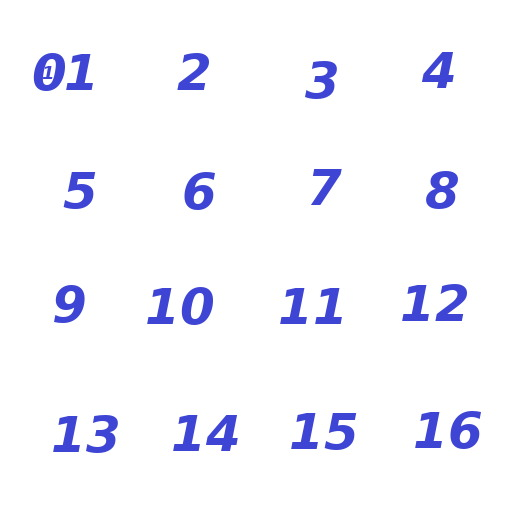
//> input picture puzzle15.jpg, 512 x 512 px
$ ./puzzle15 puzzle15.jpg 15 0 0 0 puzzle15.jpg 15 0 0   (built with g++ and OpenCV 4)
//> lines starting //> are read from the running program, lines starting //| are printed output that depends on the picture
/*
author: plapacz6@gmail.com
data: 2020-07-16
ver: 0.1.0
*/
#include <opencv2/core.hpp>
#include <opencv2/imgcodecs.hpp>
#include <opencv2/highgui.hpp>
#include <opencv2/imgproc.hpp>

#include <iostream>
#include <iomanip>
#include <ctime>
#include <cstdlib>

using namespace std;
using namespace cv;
//#define DEBUG_T15
#define T15_USE_HISTORY_REJESTR
#define T15_TILE_HIGHLIGHT

#ifdef DEBUG_T15
#define PDEBUG(X) cout << (X) << endl;
#else
#define PDEBUG(X) ;
#endif

//namespace my_app {
  const int tile_width_n = 4;
  const int tile_height_n = 4;
  //const int tile_size = tile_width_n * tile_height_n;

  struct tile_t{
    Mat t;
    Rect r;
    bool empty;
    int nr;     //original number (for checking if solved)
  } tiles15[tile_height_n][tile_width_n];

  Mat image;  //original image
  Mat img;    //tiles - clone of image
  Mat background; //background - clone of image
  Mat current_state; //wisible state of puzzle
  Mat tmp;
  Point move_start, move_end, move_over;
  int tile_width;
  int tile_height;
  int empty_row;
  int empty_col;

  #ifdef T15_USE_HISTORY_REJESTR
  struct move_rejestr_entry_t {
    int rs;
    int cs;
    int re;
    int ce;
    move_rejestr_entry_t(){
    }
    move_rejestr_entry_t(int rs_, int cs_, int re_, int ce_):
      rs(rs_), cs(cs_), re(re_), ce(ce_) {
      }
    move_rejestr_entry_t(move_rejestr_entry_t&& o){
      rs = o.rs;
      cs = o.cs;
      re = o.re;
      ce = o.ce;
    }
    // [6 lines left out: function move_rejestr_entry_t, not called in this run]
    ~move_rejestr_entry_t(){
    }
  };
  vector<move_rejestr_entry_t> move_backward_rejestr;
  vector<move_rejestr_entry_t> move_user_history;
  #endif // T15_USE_HISTORY_REJESTR

  int moves_counter;
  const int border_color_start = 1;
  const int border_color_end = 2;
  const int  border_color_hide = 3;

  int hardness;     //hardness degree
  int background_off = 0;
  int language = 0;  //0 - eng, 1 - pl
  string info_1[] = {
    "[space] -> again, [esc] -> end  | move: ",
    "[spacja] -> od nowa [esc] -> koniec |Ruch:"
  };
  string info_2[] = {
  #ifdef T15_USE_HISTORY_REJESTR
    "PUZZLE SOLVED  ([space] - again, [h] - show history, [esc] - end)",
    "UKLADANKA UŁOZONA ([spacja] -> jesze raz, [h] - historia, [esc] -> zakoncz)"
  #else
    "PUZZLE SOLVED  ([space] - again, [esc] - end)",
    "UKLADANKA UŁOZONA ([spacja] -> jesze raz, [esc] -> zakoncz)"
  #endif // T15_USE_HISTORY_REJESTR
  };
  string info_3[] = {
    "can't make a move over several fields",
    "nie mozna wykonac ruchu przez kilka pól"
  };
  string info_4[] = {
    "can't make a move!",
    "nie moge wykonac ruchu"
  };
  string info_5[] = {
    "... point into window and press any key to end puzzle15",
    "... kliknij w okno ukladanki i nacisnij [esc] zeby zakonczyc"
  };
  string info_6[] = {
    "can't open puzzle image",
    "nie moge otworzyc obrazka"
  };

  #ifdef T15_USE_HISTORY_REJESTR
  string info_8[] = {
    "history of user moves: ",
    "historia ruchów użytkownika: "
  };
  string info_9[] = {
    "reverse history of move during preparing mess:",
    "odwotna historia ruchów podczas mieszania fragmentów układanki:"
  };
  //bool history_printed = false;
  #endif //T15_USE_HISTORY_REJESTR

  string gameWindowName = "puzzle15";
  bool is_puzzle_solved;

  #ifdef DEBUG_T15
  string debugWindow = "debugWindow";
  #endif // DEBUG_T15
//}

void moveTile(int event, int x, int y, int flags, void* userdata);

void pasteMat2Mat(const Mat &src, const Rect &roi, Mat& dst){

  #ifdef DEBUG_T15
  // [7 lines of commented-out code are left out]
  #endif //DEBUG_T15

  for(int rowS = 0, rowD = roi.y; rowD < roi.y + roi.height; ++rowS, ++rowD){
    for(int colS = 0, colD = roi.x; colD < roi.x + roi.width; ++colS, ++colD){
      //cout << "row, col: " << rowD << "," << colD << endl;
      dst.at<Vec3b>(rowD,colD) = src.at<Vec3b>(rowS,colS);
    }
  }
}


void create_current_state(){
  //PDEBUG("create_current_state()");
  pasteMat2Mat(
    background,
    Rect(0,0,image.rows, image.cols),
    current_state);
  for(int row = 0; row < tile_height_n; row++){
    for(int col = 0; col < tile_width_n; col++){
      //cout << tiles15[row][col].r << endl;
      //cout << tiles15[row][col].t << endl;
      if(!tiles15[row][col].empty){
        pasteMat2Mat(
          tiles15[row][col].t,
          tiles15[row][col].r,
          current_state);
      }
      else{
        //
      }
    }
  }
}


#ifdef T15_TILE_HIGHLIGHT
Scalar color_start = Scalar(255,0,0);
Scalar color_end = Scalar(0,0,255); //end, warning
Scalar color_neutral = Scalar(200,100,100);
int line_width = 4;
bool tile_highlight_on = true;


// [40 lines left out: functions draw_highlight, tile_border, not called in this run]
#endif // T15_TILE_HIGHLIGHT


// [11 lines left out: function check_if_puzzle_solved, not called in this run]


#ifdef T15_USE_HISTORY_REJESTR
// [17 lines left out: function print_moves_history, not called in this run]
#endif// T15_USE_HISTORY_REJESTR


/**
 * @brief swap content of 2 tiles
 *
 * @param r1 row of moved tile (not empty)
 * @param c1
 * @param r2 row of destination tile (must be empty)
 * @param c2
 */
void swap_tile(int r1, int c1, int r2, int c2){
  CV_Assert(tiles15[r2][c2].empty == true);
  CV_Assert(tiles15[r1][c1].empty == false);
  #ifdef DEBUG_T15
  cout << "swaping tiles[" << r1 << "," << c1 << "] <-> tiles[" << r2 << "," << c2 << "]" << endl;
  #endif // DEBUG_T15
  tiles15[r1][c1].empty = true;
  tiles15[r2][c2].empty = false;
  empty_row = r1;
  empty_col = c1;

  tmp = tiles15[r1][c1].t;
  tiles15[r1][c1].t = tiles15[r2][c2].t;
  tiles15[r2][c2].t = tmp;
  int tmp_nr;
  tmp_nr = tiles15[r1][c1].nr;
  tiles15[r1][c1].nr = tiles15[r2][c2].nr;
  tiles15[r2][c2].nr = tmp_nr;
}


bool start_lock = false;
bool end_lock = false;
// [104 lines left out: function moveTile, not called in this run]


/**
 * @brief prepare mess on board
 *
 */
void make_mess_on_board(){
  //15 moves making mess on board
  #ifdef T15_USE_HISTORY_REJESTR
  move_backward_rejestr.clear();
  #endif // T15_USE_HISTORY_REJESTR
  int prev_direction = 5;
  for(int i = 0; i < hardness; i++){
    int direction = rand() % 4;
    switch(direction) {
      case 0:{  //from up  to empty tile
        if(empty_row > 0 && empty_row <= 3 && prev_direction != 1){
          #ifdef T15_USE_HISTORY_REJESTR
          /*history recording must be before swap_tile,
          because swap_tile change global variables empty_row, empty_col*/
          move_backward_rejestr.emplace_back(move_rejestr_entry_t(
            empty_row - 1, empty_col, empty_row, empty_col));
          #endif // T15_USE_HISTORY_REJESTR
          swap_tile(empty_row - 1, empty_col, empty_row, empty_col);
          prev_direction = direction;
        }
        else{
          i--;
        }
        break;
      }
      case 1:{  //from down
        if(empty_row < 3 && empty_row >= 0 && prev_direction != 0){
          #ifdef T15_USE_HISTORY_REJESTR
          move_backward_rejestr.emplace_back(move_rejestr_entry_t(
            empty_row + 1, empty_col, empty_row, empty_col));
          #endif // T15_USE_HISTORY_REJESTR
          swap_tile(empty_row + 1, empty_col, empty_row, empty_col);
          prev_direction = direction;
        }
        else {
          i--;
        }
        break;
      }
      case 2:{  //from left
        if(empty_col > 0 && empty_col <= 3 && prev_direction != 3){
          #ifdef T15_USE_HISTORY_REJESTR
          move_backward_rejestr.emplace_back(move_rejestr_entry_t(
            empty_row, empty_col - 1, empty_row, empty_col));
          #endif // T15_USE_HISTORY_REJESTR
          swap_tile(empty_row, empty_col - 1, empty_row, empty_col);
          prev_direction = direction;
        }
        else {
          i--;
        }
        break;
      }
      case 3:{  //from right
        if(empty_col < 3 && empty_col >= 0 && prev_direction != 2){
          #ifdef T15_USE_HISTORY_REJESTR
          move_backward_rejestr.emplace_back(move_rejestr_entry_t(
            empty_row, empty_col + 1, empty_row, empty_col));
          #endif// T15_USE_HISTORY_REJESTR
          swap_tile(empty_row, empty_col + 1, empty_row, empty_col);
          prev_direction = direction;
        }
        else {
          i--;
        }
        break;
      }
    }
    #ifdef DEBUG_T15
      //create_current_state();
      //imshow(debugWindow, current_state);
      //waitKey(0);
    #endif //DEBUG_T15
  }
  is_puzzle_solved = false;
  create_current_state();
}


void reset_tiles(){
  img = image.clone();
  for(int row = 0, tile_nr = 0; row < tile_height_n; ++row){
    for(int col = 0; col < tile_width_n; ++col, ++tile_nr){
      tiles15[row][col].r = Rect(col * tile_width, row * tile_height, tile_width, tile_height);

      tiles15[row][col].t = Mat(img,
        tiles15[row][col].r
      );

      #ifdef T15_TILE_HIGHLIGHT
      if(tile_highlight_on){
        draw_highlight(
          tiles15[row][col],
          color_neutral
        );
      }
      #endif // T15_TILE_HIGHLIGHT

      tiles15[row][col].empty = false;
      tiles15[row][col].nr = tile_nr;
    }
  }
  //waitKey(0);
  current_state = Mat::zeros(image.size(), image.type());
}


int main(int argc, char **argv){
  CommandLineParser cmd_parser(argc, argv,
  #ifdef T15_TILE_HIGHLIGHT
  "\
  {help h || this message}\
  {@img | puzzle15p.jpg | puzzle image}\
  {@hardness | 15 | difficulty level}\
  {@language | 0 | messages language (0 = eng, 1 = pl)}\
  {@background_off | 0 | background: turn off = 1, turn on = 0}\
  {@highlight_tile | 0 | turn on/off tile highlight (on = 1, off = 0)}\
  ");
  #else
  "\
  {help h || this message}\
  {@img | puzzle15p.jpg | puzzle image}\
  {@hardness | 15 | difficulty level}\
  {@language | 0 | messages language (0 = eng, 1 = pl)}\
  {@background_off | 0 | background: turn off = 1, turn on = 0}\
  ");
  #endif // T15_TILE_HIGHLIGHT
  if(cmd_parser.has("help")){
    cmd_parser.printMessage();
    return EXIT_SUCCESS;
  }
  try{
    image = imread(cmd_parser.get<string>("@img"), IMREAD_UNCHANGED);
//> image is the input picture: 512 rows x 512 cols, CV_8UC3; mean B, G, R 252.3, 245.1, 244.7
    if(image.empty()){
      cerr << endl << info_6[language] << endl;
    }
  }
  catch(cv::Exception){
    cmd_parser.printMessage();
    return EXIT_FAILURE;
  }
  catch(...){
    cmd_parser.printMessage();
    return EXIT_FAILURE;
  }
  hardness = cmd_parser.get<int>("@hardness");
  language = cmd_parser.get<int>("@language");
  background_off = cmd_parser.get<int>("@background_off");
  if(language != 0 && language != 1) language = 1;

  #ifdef T15_USE_HISTORY_REJESTR
  move_backward_rejestr.resize(hardness + 2);
  move_user_history.resize(hardness * 1.5);
  #endif // T15_USE_HISTORY_REJESTR

  #ifdef T15_TILE_HIGHLIGHT
  tile_highlight_on = cmd_parser.get<bool>("@highlight_tile");
  #endif //T15_TILE_HIGHLIGHT

  #ifdef DEBUG_T15
  cout << "hardness: " << hardness << endl;
  namedWindow(debugWindow);
  #endif // DEBUG_T15

  srand(time(NULL));

  //scaling image
  resize(image, image, Size(512,512), INTER_LINEAR);

  //cutting image to the tiles
  tile_width = image.cols / tile_width_n;
//> tile_width = 128
  tile_height = image.rows / tile_height_n;
//> tile_height = 128

  reset_tiles();
//> the loop in reset_tiles, `for(int row = 0, tile_nr = 0; row < tile_height_n; ++row)` made 4 passes
//> tile_nr on passes 1 to 4: 4, 8, 12, 16

  //shadowing background
  if(background_off){
    background = Mat::ones(image.size(), image.type());
    background += 200;
  }
  else {
    background = image.clone();
  }
  background += Scalar(-100, -100, -100);
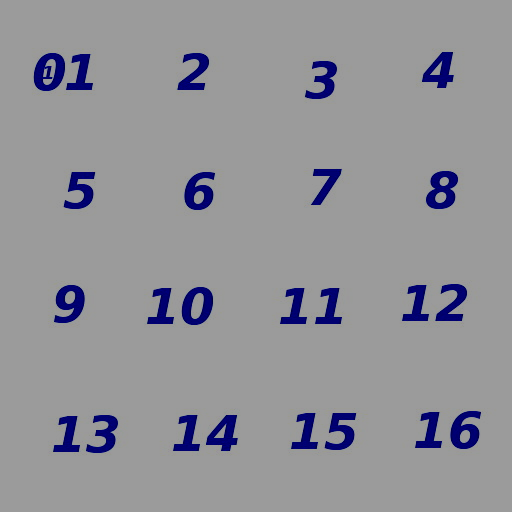
//> background: 512 rows x 512 cols, CV_8UC3; mean B, G, R 152.3, 146.6, 146.5

  create_current_state();

  namedWindow(gameWindowName);
  setMouseCallback(gameWindowName, moveTile);
  int key = 0;

  //game start
  cout << endl << info_5[language] << endl;

  while(key != 27){
    //restoring beginning state

    reset_tiles();
//> the loop in reset_tiles (call 2), `for(int row = 0, tile_nr = 0; row < tile_height_n; ++row)` made 4 passes
    setWindowTitle(gameWindowName, info_1[language]);

    moves_counter = 0;

    #ifdef T15_USE_HISTORY_REJESTR
    //history_printed = false;
    move_user_history.clear();
    #endif //T15_USE_HISTORY_REJESTR

    //set empty tile
    empty_row = rand() % tile_height_n;
    empty_col = rand() % tile_width_n;
    tiles15[empty_row][empty_col].empty = true;

    //prepare mess on board
    make_mess_on_board();
//> after the loop in create_current_state (call 2), `for(int row = 0; row < tile_height_n; row++)`:
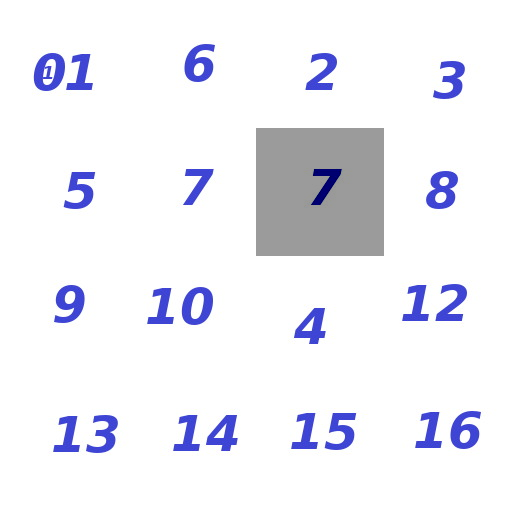
//> current_state: 512 rows x 512 cols, CV_8UC3; mean B, G, R 246.2, 239.3, 238.9

    //show board
    imshow(gameWindowName, current_state);
    do {
      key = waitKey(0);
//> the Esc key is pressed
      #ifdef T15_USE_HISTORY_REJESTR
      if(key == 104 || key == 72) {  // 'h' 'H'
        //cout << "key: " << key << endl;
        //if(!history_printed)
          print_moves_history();
      }
      #endif // T15_USE_HISTORY_REJESTR
    } while(key != ' ' && key != 27);
    // if(key == ' '){
    //   key = 0;
    // }
  }

  return EXIT_SUCCESS;
}
